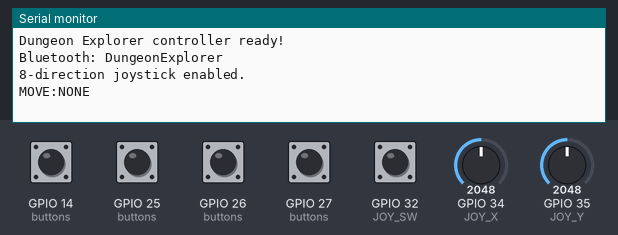
The sketch below on a simulated ESP32. On the bench: the last lines printed to the serial monitor. The test bench sets the inputs (shaded band); at power-on: GPIO 14 (buttons), GPIO 25 (buttons), GPIO 26 (buttons), GPIO 27 (buttons), GPIO 32 (JOY_SW) HIGH, GPIO 34 (JOY_X) = 2048, GPIO 35 (JOY_Y) = 2048 (analog values on the 0–4095 scale). Nothing arrives over Bluetooth unless stated.

Above: at 1.2 s.
1.3 s: GPIO 34 (JOY_X) set to 2840
At 1.8 s:
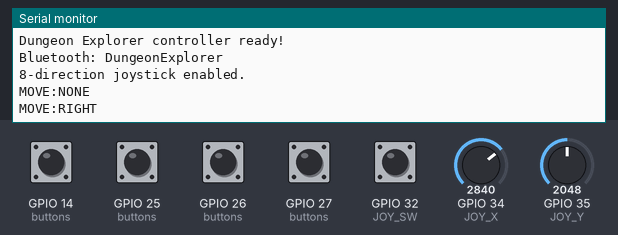
2.8 s: GPIO 35 (JOY_Y) set to 2840
At 4.0 s:
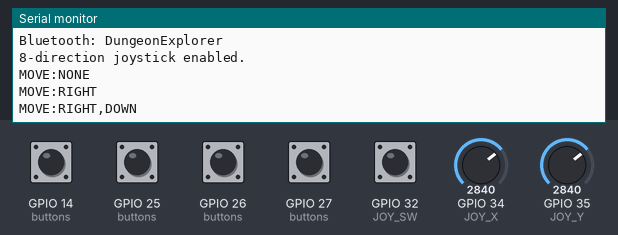
4.3 s: GPIO 14 (buttons) pulled LOW for 0.15 s
At 5.3 s:
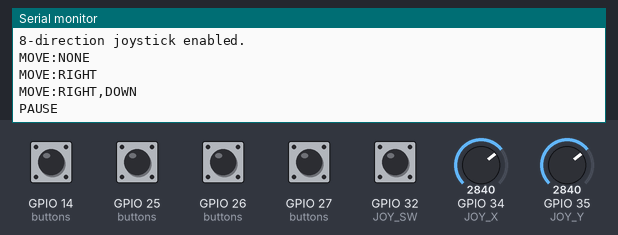
5.9 s: GPIO 25 (buttons) pulled LOW for 0.15 s
At 6.7 s:
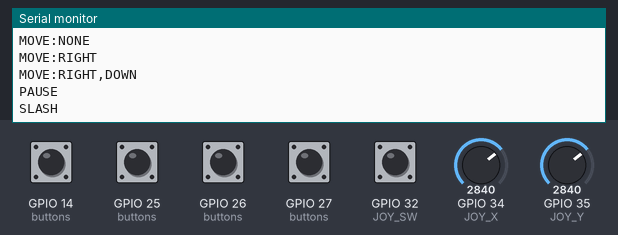
7.5 s: GPIO 26 (buttons) pulled LOW for 0.15 s
At 8.8 s:
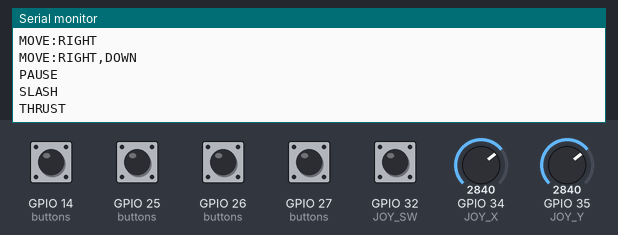
9.1 s: GPIO 27 (buttons) pulled LOW for 0.15 s
At 10.3 s:
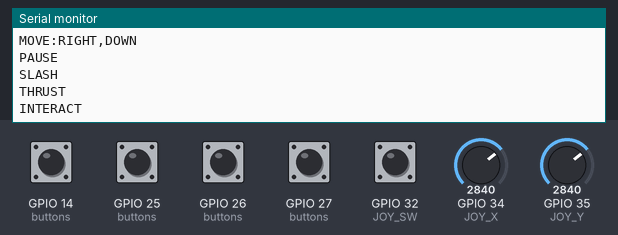

Measured:
- after the input at 1.3 s, the serial monitor: prints a new line at once (image 1)
- after the input at 2.8 s, the serial monitor: prints a new line at once (image 2)
- after the input at 4.3 s, the serial monitor: prints a new line at once (image 3)
- after the input at 5.9 s, the serial monitor: prints a new line after 0.05 s (image 4)
- after the input at 7.5 s, the serial monitor: prints a new line at once (image 5)
- after the input at 9.1 s, the serial monitor: prints a new line after 0.05 s (image 6)

The sketch:

dungeon_explorer_controller.ino
```cpp
#include "BluetoothSerial.h"

BluetoothSerial SerialBT;

// Joystick pins
const int JOY_X  = 34;
const int JOY_Y  = 35;
const int JOY_SW = 32;

// Four physical buttons
const int MENU_BTN   = 25;
const int RED_BTN    = 26;
const int MAP_BTN    = 27;
const int ACTION_BTN = 14;

// Joystick activation thresholds
const int LOW_THRESHOLD  = 1200;
const int HIGH_THRESHOLD = 2800;

// Hysteresis release thresholds
const int LOW_RELEASE  = 1450;
const int HIGH_RELEASE = 2650;

const unsigned long DEBOUNCE_MS = 35;

// Button structure
struct Button {
  int pin;
  const char* command;
  bool lastReading;
  bool stableState;
  unsigned long lastChange;
};

// Button mappings
Button buttons[] = {
  {MENU_BTN,   "SLASH",    HIGH, HIGH, 0},
  {RED_BTN,    "THRUST",   HIGH, HIGH, 0},
  {MAP_BTN,    "INTERACT", HIGH, HIGH, 0},
  {ACTION_BTN, "PAUSE",    HIGH, HIGH, 0}
};

const int BUTTON_COUNT =
  sizeof(buttons) / sizeof(buttons[0]);

// Joystick switch
bool lastSWReading = HIGH;
bool stableSWState = HIGH;
unsigned long lastSWChange = 0;

// Joystick axis states:
// -1 = negative direction
//  0 = neutral
//  1 = positive direction
int xDirection = 0;
int yDirection = 0;

String lastMovement = "";

// Send Bluetooth command
void sendCommand(const String& command) {
  SerialBT.println(command);
  Serial.println(command);
}

// Read an analog axis with hysteresis
int updateAxis(int value, int currentDirection) {

  if (currentDirection == 0) {
    if (value < LOW_THRESHOLD) {
      return -1;
    }

    if (value > HIGH_THRESHOLD) {
      return 1;
    }

    return 0;
  }

  if (currentDirection == -1) {
    if (value > HIGH_RELEASE) {
      return 1;
    }

    if (value > LOW_RELEASE) {
      return 0;
    }

    return -1;
  }

  if (currentDirection == 1) {
    if (value < LOW_THRESHOLD) {
      return -1;
    }

    if (value < HIGH_RELEASE) {
      return 0;
    }

    return 1;
  }

  return 0;
}

// Read both joystick axes independently
void readJoystick() {

  int x = analogRead(JOY_X);
  int y = analogRead(JOY_Y);

  xDirection = updateAxis(x, xDirection);
  yDirection = updateAxis(y, yDirection);

  String movement = "MOVE:";

  bool hasDirection = false;

  // X axis
  if (xDirection == -1) {
    movement += "LEFT";
    hasDirection = true;
  }
  else if (xDirection == 1) {
    movement += "RIGHT";
    hasDirection = true;
  }

  // Y axis
  if (yDirection == -1) {
    if (hasDirection) movement += ",";
    movement += "UP";
    hasDirection = true;
  }
  else if (yDirection == 1) {
    if (hasDirection) movement += ",";
    movement += "DOWN";
    hasDirection = true;
  }

  if (!hasDirection) {
    movement += "NONE";
  }

  // Send only when the joystick direction changes
  if (movement != lastMovement) {
    sendCommand(movement);
    lastMovement = movement;
  }
}

// Read four physical buttons
void readButtons() {

  unsigned long now = millis();

  for (int i = 0; i < BUTTON_COUNT; i++) {

    bool reading = digitalRead(buttons[i].pin);

    if (reading != buttons[i].lastReading) {
      buttons[i].lastChange = now;
      buttons[i].lastReading = reading;
    }

    if (now - buttons[i].lastChange >= DEBOUNCE_MS) {

      if (reading != buttons[i].stableState) {

        buttons[i].stableState = reading;

        if (buttons[i].stableState == LOW) {
          sendCommand(buttons[i].command);
        }
      }
    }
  }
}

// Read joystick press switch
void readJoystickSwitch() {

  unsigned long now = millis();
  bool reading = digitalRead(JOY_SW);

  if (reading != lastSWReading) {
    lastSWChange = now;
    lastSWReading = reading;
  }

  if (now - lastSWChange >= DEBOUNCE_MS) {

    if (reading != stableSWState) {

      stableSWState = reading;

      if (stableSWState == LOW) {
        sendCommand("DODGE");
      }
    }
  }
}

void setup() {

  Serial.begin(115200);

  analogReadResolution(12);

  for (int i = 0; i < BUTTON_COUNT; i++) {
    pinMode(buttons[i].pin, INPUT_PULLUP);
  }

  pinMode(JOY_SW, INPUT_PULLUP);

  if (!SerialBT.begin("DungeonExplorer")) {

    Serial.println("Bluetooth startup failed!");

    while (true) {
      delay(1000);
    }
  }

  Serial.println("Dungeon Explorer controller ready!");
  Serial.println("Bluetooth: DungeonExplorer");
  Serial.println("8-direction joystick enabled.");
}

void loop() {

  readJoystick();
  readButtons();
  readJoystickSwitch();

  delay(10);
}
```
